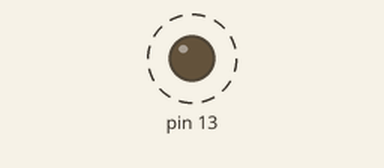
Recording of a sketch running on a simulated Arduino Uno, built with avr-gcc and run on an emulated ATmega328P. Parts: output pins drawn as LEDs (lit = HIGH). Dashed ring = blinking.

Above: at 0.2 s.
Timing chart, 0 to 5.0 s (numbered marks = the images above):
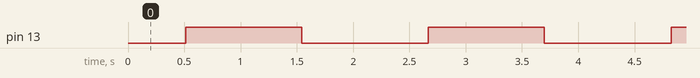

The sketch:

Fade.ino
```cpp
/*
   Fade.ino
   Sketch to fade the onboard D13 "L" LED.

   The "L" LED is connected to D13, which is a PWM pin on all microcontrollers.
   This means that we can change its brightness with PWM.

   Created on 15 May 2020 by Aidan Sun
*/

void setup() {
  pinMode(13, OUTPUT);
}

void loop() {
  for (int i = 0; i < 256; i++) {
    // Step brightness up from 0 to 255
    analogWrite(13, i);
    delay(4);
  }

  for (int i = 255; i > -1; i--) {
    // Step brightness down from 255 to 0
    analogWrite(13, i);
    delay(4);
  }

  // Delay at end of loop to prevent LED from flashing too quickly
  delay(100);
}
```

Measured:
- by itself, pin 13: alternates HIGH for 1.0 s and LOW for 1.1 s
